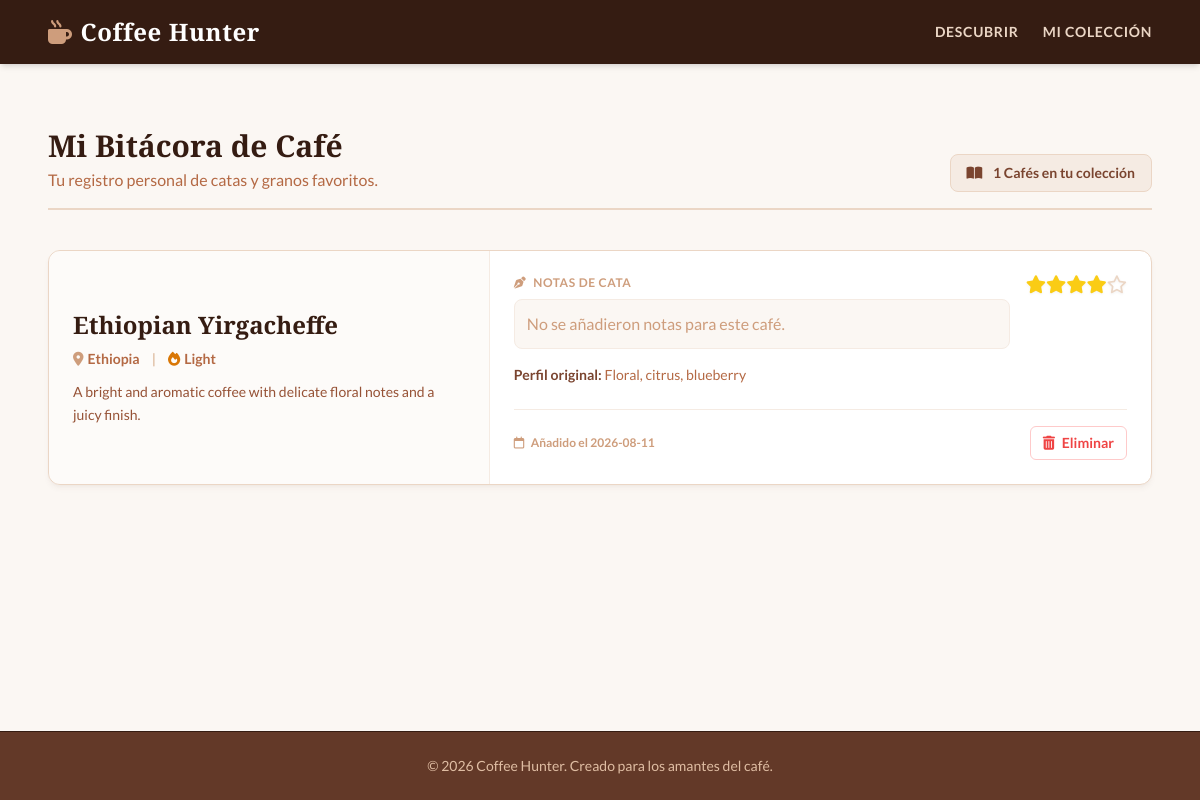
Page /collection on the committed database.
### tables this page shows
CREATE TABLE collection (
                id INTEGER PRIMARY KEY AUTOINCREMENT,
                coffee_id INTEGER NOT NULL UNIQUE,
                name TEXT NOT NULL,
                origin TEXT NOT NULL,
                roast TEXT NOT NULL,
                flavor TEXT NOT NULL,
                description TEXT NOT NULL,
                rating INTEGER NOT NULL CHECK(rating BETWEEN 1 AND 5),
                notes TEXT DEFAULT '',
                saved_at TIMESTAMP DEFAULT CURRENT_TIMESTAMP
            );

### app.py (the view)
@app.route("/collection")
def collection():
    with get_db() as conn:
        coffees = conn.execute("""
            SELECT *
            FROM collection
            ORDER BY saved_at DESC
        """).fetchall()
    return render_template("collection.html", coffees=coffees)

### app.py (called while the page is built)
def get_db():
    conn = sqlite3.connect(DATABASE)
    conn.row_factory = sqlite3.Row
    return conn

@app.context_processor
def inject_year():
    from datetime import datetime
    return {"current_year": datetime.now().year}

### templates/collection.html (shortened to what this page needs)
{% extends "base.html" %}
{% block content %}
<div class="mb-10 flex flex-col md:flex-row justify-between items-end border-b-2 border-mocha-200 pb-4 gap-4">
    <div>
        <h1 class="text-3xl font-serif font-bold text-mocha-950">Mi Bitácora de Café</h1>
        <p class="text-mocha-600 mt-1">Tu registro personal de catas y granos favoritos.</p>
    </div>
    <div class="bg-mocha-100 text-mocha-800 px-4 py-2 rounded-lg font-bold text-sm border border-mocha-200">
        <i class="fa-solid fa-book-open mr-2"></i> {{ coffees|length }} Cafés en tu colección
    </div>
</div>
<div class="flex flex-col gap-6">
    {% for coffee in coffees %}
    <div class="bg-white rounded-xl shadow-md shadow-mocha-900/5 border border-mocha-200 overflow-hidden flex flex-col md:flex-row">
        <div class="p-6 md:w-2/5 bg-mocha-50/50 border-b md:border-b-0 md:border-r border-mocha-100 flex flex-col justify-center">
            <h2 class="text-2xl font-serif font-bold text-mocha-950 mb-2">{{ coffee.name }}</h2>
            <div class="text-sm font-bold text-mocha-600 mb-3 flex items-center gap-3">
                <span class="flex items-center gap-1"><i class="fa-solid fa-location-dot text-mocha-400"></i> {{ coffee.origin }}</span>
                <span class="text-mocha-300">|</span>
                <span class="flex items-center gap-1"><i class="fa-solid fa-fire text-amber-600"></i> {{ coffee.roast }}</span>
            </div>
            <p class="text-sm text-mocha-700 leading-relaxed">{{ coffee.description }}</p>
        </div>
        <div class="p-6 md:w-3/5 flex flex-col justify-between">
            <div>
                <div class="flex justify-between items-start mb-4">
                    <div class="flex-grow pr-4">
                        <h3 class="text-xs font-bold uppercase tracking-wider text-mocha-400 mb-2"><i class="fa-solid fa-pen-nib mr-1"></i> Notas de Cata</h3>
                        <div class="text-mocha-900 bg-mocha-50 p-3 rounded-lg border border-mocha-100 italic">
                            {% if coffee.notes %}
                                "{{ coffee.notes }}"
                            {% else %}
                                <span class="text-mocha-400 not-italic">No se añadieron notas para este café.</span>
                            {% endif %}
                        </div>
                    </div>
                    <div class="flex text-yellow-400 text-lg drop-shadow-sm shrink-0" title="{{ coffee.rating }} estrellas">
                        {% for i in range(coffee.rating) %}
                            <i class="fa-solid fa-star"></i>
                        {% endfor %}
                        {% for i in range(5 - coffee.rating) %}
                            <i class="fa-regular fa-star text-mocha-200"></i>
                        {% endfor %}
                    </div>
                </div>
                <div class="text-sm text-mocha-600 mt-4">
                    <span class="font-bold text-mocha-800">Perfil original:</span> {{ coffee.flavor }}
                </div>
            </div>
            <div class="flex justify-between items-center mt-6 pt-4 border-t border-mocha-100">
                <span class="text-xs font-bold text-mocha-400">
                    <i class="fa-regular fa-calendar mr-1"></i> Añadido el {{ coffee.saved_at.split()[0] }}
                </span>
                <form action="{{ url_for('delete_coffee', item_id=coffee.id) }}" method="POST" onsubmit="return confirm('¿Seguro que deseas eliminar este café de tu bitácora?');">
                    <button type="submit" class="text-red-500 hover:text-white hover:bg-red-500 px-3 py-1.5 rounded-md text-sm font-bold transition-colors border border-red-200 hover:border-red-500">
                        <i class="fa-solid fa-trash-can mr-1"></i> Eliminar
                    </button>
                </form>
            </div>
        </div>
    </div>
    {% endfor %}
</div>
{% endblock %}

### templates/base.html (shortened to what this page needs)
<!DOCTYPE html>
<html lang="es">
<head>
    <script src="https://cdn.tailwindcss.com"></script>
    <link href="https://cdnjs.cloudflare.com/ajax/libs/font-awesome/6.4.0/css/all.min.css" rel="stylesheet">
</head>
<body class="bg-mocha-50 text-mocha-950 font-sans min-h-screen flex flex-col antialiased selection:bg-mocha-900 selection:text-white">
    <header class="bg-mocha-950 shadow-md">
        <div class="max-w-6xl mx-auto px-6 py-4 flex justify-between items-center">
            <a href="{{ url_for('index') }}" class="text-2xl font-serif font-bold text-white tracking-wide flex items-center gap-2">
                <i class="fa-solid fa-mug-hot text-mocha-400"></i> Coffee Hunter
            </a>
            <nav class="flex gap-6 text-sm font-bold text-mocha-200 uppercase tracking-wider">
                <a href="{{ url_for('index') }}" class="hover:text-white transition-colors">Descubrir</a>
                <a href="{{ url_for('collection') }}" class="hover:text-white transition-colors">Mi Colección</a>
            </nav>
        </div>
    </header>
    <main class="flex-grow max-w-6xl mx-auto w-full px-6 py-10">
        {% block content %}{% endblock %}
    </main>
    <footer class="bg-mocha-900 text-mocha-300 mt-auto border-t border-mocha-950">
        <div class="max-w-6xl mx-auto px-6 py-6 text-sm text-center">
            &copy; {{ current_year }} Coffee Hunter. Creado para los amantes del café.
        </div>
    </footer>
</body>
</html>

### rows in the picture
collection: name "Ethiopian Yirgacheffe", origin "Ethiopia", roast "Light", description "A bright and aromatic coffee with delicate floral notes and a juicy finish.", notes "No se añadieron notas para este café.", rating 4 (drawn), flavor "Floral, citrus, blueberry", saved_at "2026-08-11"

### other values in the picture
{{ coffees|length }} "1"
